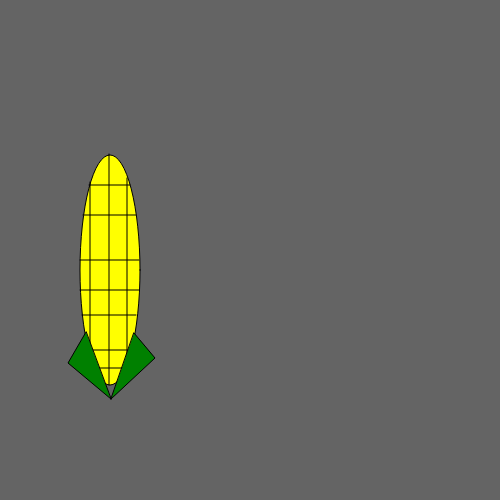
Frame 1 (no input)
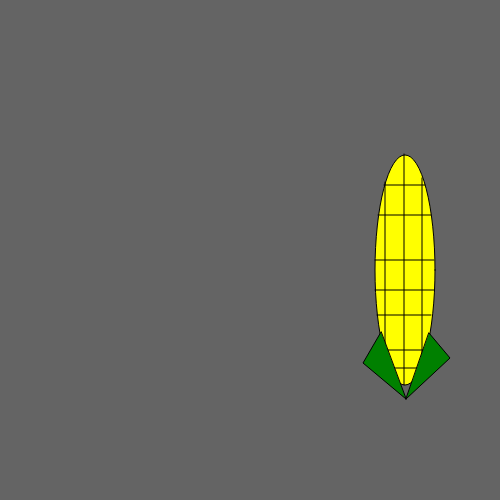
Frame 60 (no input)
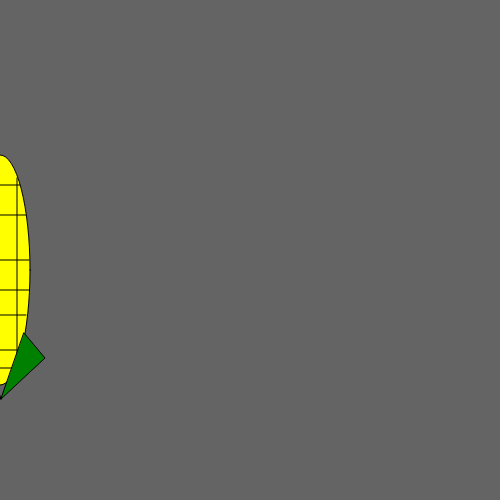
Frame 120 (the mouse pressed at the canvas centre since frame 60)

The p5.js sketch that drew these frames (run headless with seeded random() and noise() and a simulated clock; from frame 60 on, the mouse is pressed at the canvas centre):

// p5.js sketch
// ── sketch.js
let x = 0;

function setup() {
  createCanvas(500, 500);
}

function draw() {
  background(100);

  push();
  translate(x, 0);
  avatar();
  x += 5;
  if (x > width) {
    x = -200;
  }
  pop();
}

function avatar() {
  fill("yellow");
  ellipse(110,270,60,230);
    
  fill(0);
  line(109, 154, 109, 385);
  line(90, 182, 90, 380);
  line(127,178,127,380);
  line(89, 185, 130, 185);
  line(83, 215, 136, 215);
  line(80, 260, 139, 260);
  line(80, 290, 139, 290);
  line(82, 315, 136, 315);
  line(88, 350, 132, 350);
  line(97, 368, 124, 368);
  
  fill("green");
  triangle(86,332, 68, 363, 111, 399);
  triangle(134,333,155,358,111,399);
}
